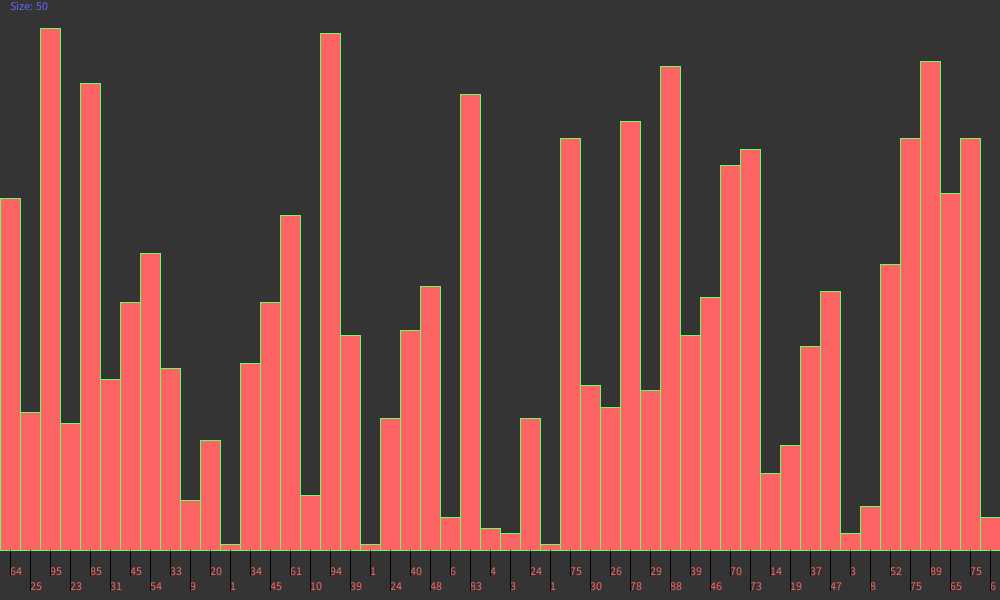
Frame 1 (no input)
Frame 60 (the mouse pressed at the canvas centre just before this capture): identical to frame 1, image omitted
Frame 120 (the mouse held since frame 60 and released just before this capture): identical to frame 1, image omitted

The Processing sketch that drew this single still picture (run headless with seeded random() and noise(); from frame 60 on, the mouse is pressed at the canvas centre):

// Processing sketch: NumberDisplayer
// ── NumberDisplayer.pde
import java.util.ArrayList;
int size = 50;
ArrayList<Integer> nums = new ArrayList<Integer>();

void setup()
{
  size(1000,600);
  rerandomize();
}

void draw()
{
  background(52);
  drawNumbers();
  fill(100,100,255);
  text("Size: " + size, 10,10);
}

void keyPressed() // key binds
{
  if(key == ' ') rerandomize();
}

void mouseWheel(MouseEvent event) // mouse changing size of array to display
{
  float e = event.getCount();
  if(e >= 0)
  {
    changeSize(size + 1);
  }
  else
  {
    if(size > 2)
    {
      changeSize(size - 1);
    }
  }
}

void changeSize(int newSize) // we use a function to change size so we dont have to remember to rerandomize the numbers
{
  if(newSize > size)
  nums.add((int)random(0,100));
  else
  nums.remove(size - 1);

  size = newSize;
}

void drawNumbers() // this function draws the numbers using rectangles to represent each number and draws the number or each rectangle below it, we stagger the numbers so it is more easily readable
{
  fill(255,100,100);
  for (int i = 0; i < size; i++)
  {

    int x = (int)map(i,0,size,0,width);
    stroke(100,255,100);
    int recHeight =(int)map(nums.get(i),0,100,1,550);
    rect(x,550,width/size,-1 * recHeight);
    int xmid = x + (width/size)/2;
    stroke(0);
      if(i % 2 == 0)
      {

        text(nums.get(i),xmid,575);
        line(xmid,550,xmid,575);
      }
      else
      {
        text(nums.get(i),xmid,590);
        line(xmid,550,xmid,590);
      }
  }
}

void rerandomize()
{
    nums.clear();
  for(int i = 0; i < size; i++)
    nums.add((int)random(0,100));
}
